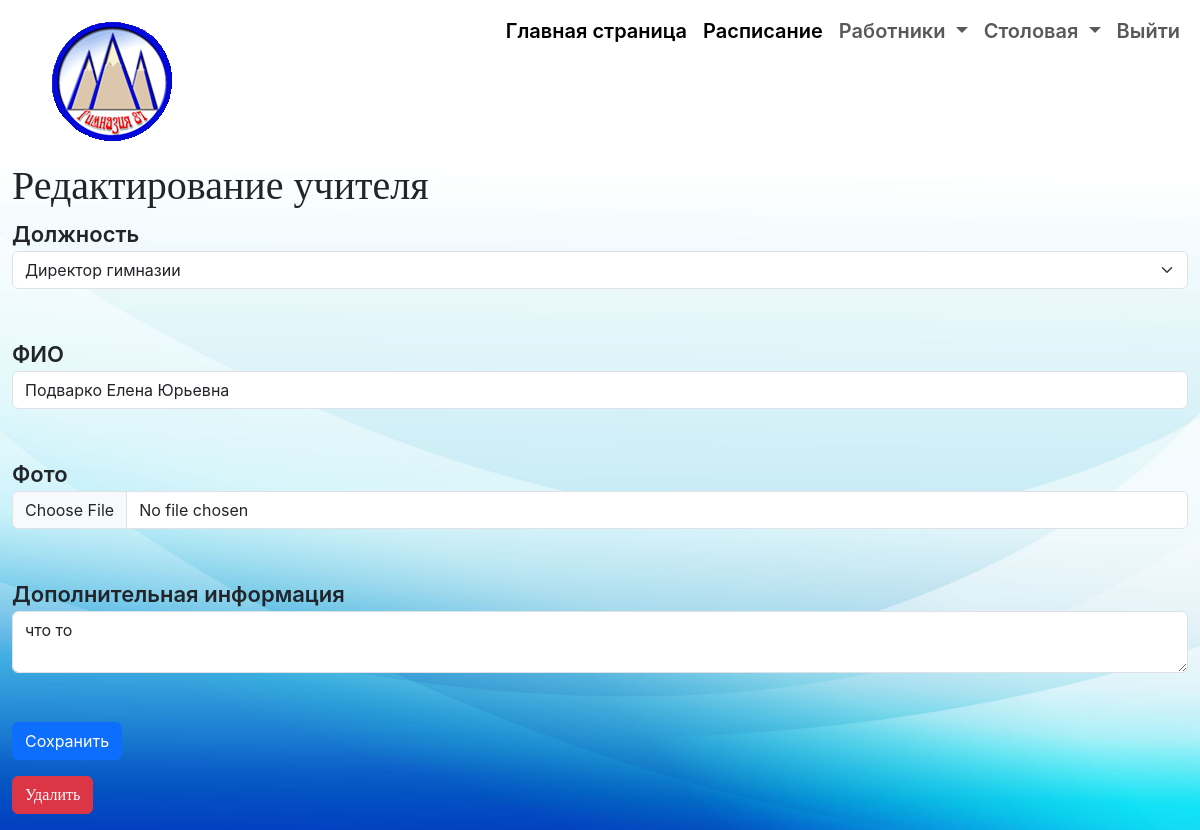
Page /admin/edit_teacher/1 (signed in) on the committed database.
### data/models_all/teachers.py (models this page shows)
class Teachers(SqlAlchemyBase, SerializerMixin):
    __tablename__ = 'teachers'
    id = sqlalchemy.Column(sqlalchemy.Integer, primary_key=True, autoincrement=True)
    teacher_name = sqlalchemy.Column(sqlalchemy.String, nullable=False)
    way_to_photo = sqlalchemy.Column(sqlalchemy.String, nullable=False, unique=False)
    additional_information = sqlalchemy.Column(sqlalchemy.Text)
    post_id = sqlalchemy.Column(sqlalchemy.Integer, sqlalchemy.ForeignKey('posts.id'))
    posts = orm.relationship("Posts")

### admin/admin_api.py (the view, shortened to what this page needs)
@admin_bp.route('/edit_teacher/<int:teacher_id>', methods=["GET", "POST"])
def admin_edit_teachers(teacher_id):
    if not current_user.is_authenticated:
        return current_app.login_manager.unauthorized()
    teacher_form = AddTeacherForm()
    session = db_session.create_session()
    teacher = session.query(Teachers).get(teacher_id)
    if request.method == "GET":
        teacher_form = AddTeacherForm(obj=teacher)
        post = session.query(Posts).get(teacher.post_id)
        teacher_form.post.data = post.title
    return render_template("/admin/edit_teacher.html", form=teacher_form, teacher=teacher)

### admin/forms/add_teacher_form.py
class AddTeacherForm(FlaskForm):
    post = SelectField('Должность', validators=[DataRequired()])
    teacher_name = StringField('ФИО', validators=[DataRequired()])
    photo = FileField('Фото', validators=[FileAllowed(['jpg', 'jpeg', 'png', 'gif', 'webp'])])
    additional_information = TextAreaField('Дополнительная информация')
    submit = SubmitField('Сохранить')
    def __init__(self, *args, is_editing=False, **kwargs):
        super(AddTeacherForm, self).__init__(*args, **kwargs)
        session = db_session.create_session()
        self.post.choices = [elem.title for elem in session.query(Posts).all()]

### data/db_session.py (called while the page is built)
def create_session() -> Session:
    global __factory
    return __factory()

### main.py (called while the page is built)
@login_manager.user_loader
def load_user(user_id):
    db_sess = db_session.create_session()
    return db_sess.get(User, user_id)

### templates/admin/edit_teacher.html (shortened to what this page needs)
{% extends '/admin/base_admin.html' %}
{% block content %}
<div class="container-fluid mt-4">
    <h1 style="margin-top: 100px">Редактирование учителя</h1>
    <form action="" method="post" enctype="multipart/form-data">
        <p>
            {{ form.post.label }}<br>
            {{ form.post(class="form-select") }}<br>
        <p>
            {{ form.teacher_name.label }}<br>
            {{ form.teacher_name(class="form-control") }}<br>
        <p>
            {{ form.photo.label }}<br>
        {{ form.photo(class="form-control", accept="image/*") }}<br>
        <p>
            {{ form.additional_information.label }}<br>
            {{ form.additional_information(class="form-control") }}<br>
        <p>{{ form.submit(type="submit", class="btn btn-primary") }}</p>
    </form>
    <div class="mb-3">
        <button type="button" class="btn btn-danger" id="deleteTeacherBtn">Удалить</button>
    </div>
</div>
{% endblock %}

### static/css/admin.css (style rules this page uses)
* { box-sizing: border-box; }
body { margin: 0; padding: 0; background-color: #f1f5f8; font-family: "Zilla Slab", serif; }
body { background-image: url(/static/images/background.png) !important; background-repeat: no-repeat !important; background-position: center center !important; background-attachment: fixed !important; -webkit-background-size: cover !important; -moz-background-size: cover !important; -o-background-size: cover !important; background-size: cover !important; }
form { font-size: 22px; font-weight: 600; font-family: -apple-system, BlinkMacSystemFont, avenir next, avenir, segoe ui, helvetica neue, helvetica, Cantarell, Ubuntu, roboto, noto, arial, sans-serif; }

### rows in the picture
Teachers: post "Директор гимназии", teacher_name "Подварко Елена Юрьевна", additional_information "что то"
